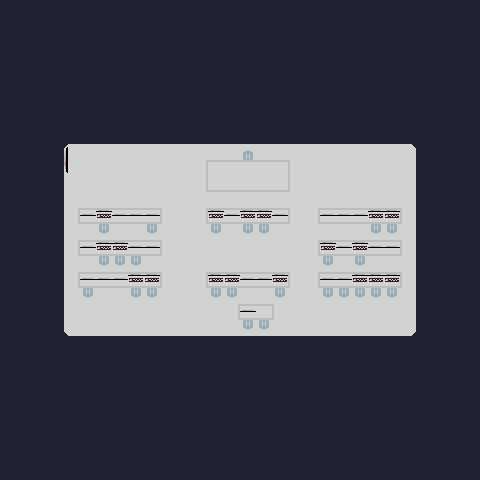

Tiled map render using the project's own tile images. Description and the map definition, with tile-layer contents summarised, below:
An orthogonal 30x30 tile map with 16x16 px tiles, 5 tile layers (Background, Playable, Details, Details2, ...) and 40 objects.

<map version="1.10" tiledversion="1.10.2" orientation="orthogonal" renderorder="right-down" width="30" height="30" tilewidth="16" tileheight="16" infinite="0" nextlayerid="7" nextobjectid="54">
 <tileset firstgid="1" source="mac_lab_texture.tsx" />
 <layer id="1" name="Background" width="30" height="30">
  <data>[900 cells, 900 non-empty, 1 distinct tile ids]</data>
 </layer>
 <layer id="2" name="Playable" width="30" height="30">
  <data>[900 cells, 264 non-empty, 2 distinct tile ids]</data>
 </layer>
 <layer id="3" name="Details" width="30" height="30">
  <data>[900 cells, 77 non-empty, 5 distinct tile ids]</data>
 </layer>
 <layer id="4" name="Details2" width="30" height="30">
  <data>[900 cells, 42 non-empty, 1 distinct tile ids]</data>
 </layer>
 <layer id="5" name="Chair and Computers" width="30" height="30">
  <data>[900 cells, 66 non-empty, 3 distinct tile ids]</data>
 </layer>
 <objectgroup id="6" name="Collision">
  <object id="2" x="64" y="128" width="352" height="16" />
  <object id="3" x="416" y="144" width="16" height="192" />
  <object id="4" x="64" y="336" width="352" height="16" />
  <object id="5" x="48" y="144" width="16" height="192" />
  <object id="12" x="78" y="208" width="84" height="16" />
  <object id="13" x="78" y="240" width="84" height="16" />
  <object id="14" x="78" y="272" width="84" height="16" />
  <object id="15" x="206" y="160" width="84" height="32" />
  <object id="16" x="206" y="208" width="84" height="16" />
  <object id="17" x="206" y="272" width="84" height="16" />
  <object id="19" x="238" y="304" width="36" height="16" />
  <object id="20" x="318" y="208" width="84" height="16" />
  <object id="21" x="318" y="240" width="84" height="16" />
  <object id="23" x="318" y="272" width="84" height="16" />
  <object id="25" x="323" y="288" width="10" height="10" />
  <object id="26" x="339" y="288" width="10" height="10" />
  <object id="28" x="355" y="288" width="10" height="10" />
  <object id="29" x="371" y="288" width="10" height="9" />
  <object id="31" x="387" y="288" width="10" height="10" />
  <object id="32" x="371" y="224" width="10" height="10" />
  <object id="33" x="387" y="224" width="10" height="10" />
  <object id="34" x="323" y="256" width="10" height="10" />
  <object id="35" x="355" y="256" width="10" height="10" />
  <object id="36" x="275" y="288" width="10" height="10" />
  <object id="37" x="227" y="288" width="10" height="10" />
  <object id="38" x="211" y="288" width="10" height="10" />
  <object id="39" x="243" y="320" width="10" height="10" />
  <object id="40" x="259" y="320" width="10" height="10" />
  <object id="41" x="211" y="224" width="10" height="10" />
  <object id="42" x="243" y="224" width="9" height="10" />
  <object id="44" x="259" y="224" width="10" height="10" />
  <object id="45" x="243" y="150" width="10" height="10" />
  <object id="46" x="99" y="224" width="10" height="10" />
  <object id="47" x="147" y="224" width="10" height="10" />
  <object id="48" x="131" y="256" width="10" height="10" />
  <object id="49" x="115" y="256" width="10" height="10" />
  <object id="50" x="99" y="256" width="10" height="10" />
  <object id="51" x="83" y="288" width="10" height="10" />
  <object id="52" x="131" y="288" width="10" height="10" />
  <object id="53" x="147" y="288" width="10" height="10" />
 </objectgroup>
</map>